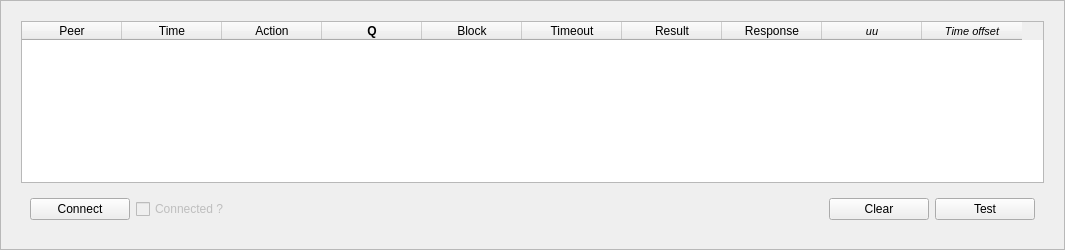
<?xml version="1.0" encoding="UTF-8"?>
<ui version="4.0">
 <class>Frame</class>
 <widget class="QFrame" name="Frame">
  <property name="geometry">
   <rect>
    <x>0</x>
    <y>0</y>
    <width>1065</width>
    <height>250</height>
   </rect>
  </property>
  <property name="minimumSize">
   <size>
    <width>0</width>
    <height>150</height>
   </size>
  </property>
  <property name="maximumSize">
   <size>
    <width>16777215</width>
    <height>16777215</height>
   </size>
  </property>
  <property name="windowTitle">
   <string>Frame</string>
  </property>
  <property name="frameShape">
   <enum>QFrame::StyledPanel</enum>
  </property>
  <property name="frameShadow">
   <enum>QFrame::Raised</enum>
  </property>
  <layout class="QGridLayout" name="gridLayout">
   <item row="0" column="0">
    <widget class="QFrame" name="frame_12">
     <property name="minimumSize">
      <size>
       <width>681</width>
       <height>0</height>
      </size>
     </property>
     <property name="frameShape">
      <enum>QFrame::NoFrame</enum>
     </property>
     <property name="frameShadow">
      <enum>QFrame::Plain</enum>
     </property>
     <layout class="QVBoxLayout" name="verticalLayout_3">
      <item>
       <widget class="QTableWidget" name="tableWidget">
        <property name="sizePolicy">
         <sizepolicy hsizetype="Preferred" vsizetype="Preferred">
          <horstretch>0</horstretch>
          <verstretch>0</verstretch>
         </sizepolicy>
        </property>
        <property name="minimumSize">
         <size>
          <width>650</width>
          <height>0</height>
         </size>
        </property>
        <property name="maximumSize">
         <size>
          <width>16777215</width>
          <height>16777215</height>
         </size>
        </property>
        <column>
         <property name="text">
          <string>Peer</string>
         </property>
        </column>
        <column>
         <property name="text">
          <string>Time</string>
         </property>
        </column>
        <column>
         <property name="text">
          <string>Action</string>
         </property>
        </column>
        <column>
         <property name="text">
          <string>Q</string>
         </property>
         <property name="font">
          <font>
           <weight>75</weight>
           <bold>true</bold>
          </font>
         </property>
        </column>
        <column>
         <property name="text">
          <string>Block</string>
         </property>
        </column>
        <column>
         <property name="text">
          <string>Timeout</string>
         </property>
        </column>
        <column>
         <property name="text">
          <string>Result</string>
         </property>
        </column>
        <column>
         <property name="text">
          <string>Response</string>
         </property>
        </column>
        <column>
         <property name="text">
          <string>uu</string>
         </property>
         <property name="font">
          <font>
           <pointsize>8</pointsize>
           <italic>true</italic>
          </font>
         </property>
        </column>
        <column>
         <property name="text">
          <string>Time offset</string>
         </property>
         <property name="font">
          <font>
           <pointsize>8</pointsize>
           <italic>true</italic>
          </font>
         </property>
        </column>
       </widget>
      </item>
      <item>
       <widget class="QFrame" name="frame">
        <property name="maximumSize">
         <size>
          <width>16777215</width>
          <height>50</height>
         </size>
        </property>
        <property name="frameShape">
         <enum>QFrame::NoFrame</enum>
        </property>
        <property name="frameShadow">
         <enum>QFrame::Plain</enum>
        </property>
        <layout class="QGridLayout" name="gridLayout_2">
         <item row="0" column="4">
          <widget class="QPushButton" name="pushButton_Test">
           <property name="maximumSize">
            <size>
             <width>100</width>
             <height>16777215</height>
            </size>
           </property>
           <property name="text">
            <string>Test</string>
           </property>
          </widget>
         </item>
         <item row="0" column="3">
          <widget class="QPushButton" name="pushButton_Clear">
           <property name="maximumSize">
            <size>
             <width>100</width>
             <height>16777215</height>
            </size>
           </property>
           <property name="text">
            <string>Clear</string>
           </property>
          </widget>
         </item>
         <item row="0" column="1">
          <widget class="QPushButton" name="pushButton_Connect">
           <property name="maximumSize">
            <size>
             <width>100</width>
             <height>16777215</height>
            </size>
           </property>
           <property name="text">
            <string>Connect</string>
           </property>
          </widget>
         </item>
         <item row="0" column="2">
          <widget class="QCheckBox" name="checkBox_Enabled">
           <property name="enabled">
            <bool>false</bool>
           </property>
           <property name="text">
            <string>Connected ?</string>
           </property>
           <property name="checkable">
            <bool>true</bool>
           </property>
          </widget>
         </item>
        </layout>
       </widget>
      </item>
     </layout>
    </widget>
   </item>
  </layout>
 </widget>
 <resources/>
 <connections/>
</ui>
